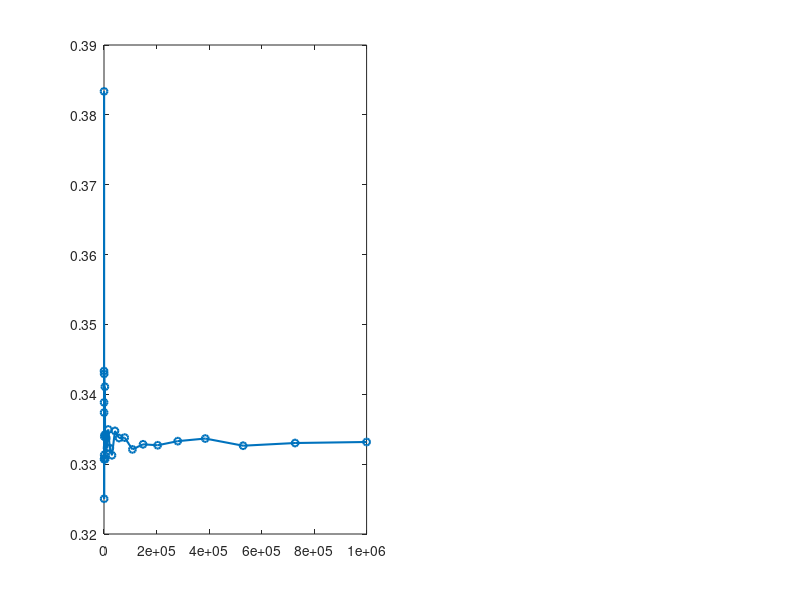

MATLAB code to generate this figure: (Note: this script raises an error after producing the figure.)
% ===============================================================
% Monte Carlo estimation of I = ∫₀¹ x² dx = 1/3
% ===============================================================
% Methods:
% (1) Summation (direct Monte Carlo integration)
%     I ≈ mean(U.^2),  U ~ Unif(0,1)
% (2) Geometric / hit-or-miss:
%     I ≈ P(V <= U.^2), (U,V) ~ Unif([0,1]²)
%
% This code also produces:
%   (a) plots of convergence trajectories for both methods
%   (b) a log–log error plot showing N^{-1/2} reference rate
%
% ===============================================================

clear; clc; close all;
rng(1);                                  % reproducibility

I_exact = 1/3;
Ns = unique(round(logspace(2,6,30)));    % sample sizes (10^2 ... 10^6)
nK = numel(Ns);

% Preallocation
est_sum = zeros(nK,1);
est_geo = zeros(nK,1);
err_sum = zeros(nK,1);
err_geo = zeros(nK,1);

% ===============================================================
% Main Monte Carlo loop
% ===============================================================
for k = 1:nK
    N = Ns(k);

    % ---- Method (1): Summation ----
    U = rand(N,1);
    est_sum(k) = mean(U.^2);

    % ---- Method (2): Geometric / Hit-or-miss ----
    U = rand(N,1);
    V = rand(N,1);
    est_geo(k) = mean(V <= U.^2);

    % Errors
    err_sum(k) = abs(est_sum(k) - I_exact);
    err_geo(k) = abs(est_geo(k) - I_exact);
end

% ===============================================================
% Plot (1): Convergence of both estimators
% ===============================================================
figure('Color','w','Position',[80 80 900 400]);
subplot(1,2,1)
plot(Ns, est_sum, '-o', 'LineWidth',1.5, 'MarkerSize',5); hold on;
yline(I_exact,'k--','LineWidth',1.2);
xlabel('Number of samples N'); ylabel('Estimate of I');
title('Summation Monte Carlo');
grid on;

subplot(1,2,2)
plot(Ns, est_geo, '-s', 'LineWidth',1.5, 'MarkerSize',5); hold on;
yline(I_exact,'k--','LineWidth',1.2);
xlabel('Number of samples N'); ylabel('Estimate of I');
title('Geometric Monte Carlo (Hit-or-Miss)');
grid on;

% ===============================================================
% Plot (2): Error vs N (log–log)
% ===============================================================
figure('Color','w','Position',[100 100 900 500]);
loglog(Ns, err_sum, '-o', 'LineWidth',1.5, 'MarkerSize',5); hold on;
loglog(Ns, err_geo, '-s', 'LineWidth',1.5, 'MarkerSize',5);

% Reference slope N^{-1/2}
refC = max([err_sum(1), err_geo(1)]) * sqrt(Ns(1));
loglog(Ns, refC ./ sqrt(Ns), 'k--', 'LineWidth',1.5);

grid on; box on;
xlabel('Number of samples N');
ylabel('Absolute error  |I_N - 1/3|');
title('Monte Carlo Convergence Rate (Error vs N)');
legend('Summation MC','Geometric MC','Reference N^{-1/2}','Location','southwest');

% ===============================================================
% Summary output
% ===============================================================
fprintf('Exact integral: I = 1/3 = %.10f\n\n', I_exact);
fprintf('    N         est_sum         err_sum        est_geo         err_geo\n');
for k = 1:nK
    fprintf('%8d   %12.8f   %12.3e   %12.8f   %12.3e\n', ...
        Ns(k), est_sum(k), err_sum(k), est_geo(k), err_geo(k));
end
